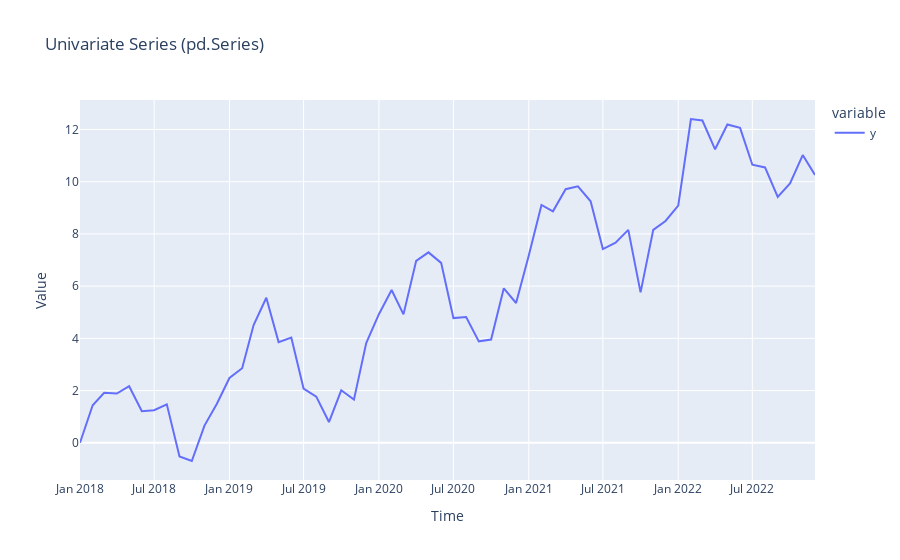

Source (notebook cell):
### Code cell
fig = px.line(y.to_timestamp(), title="Univariate Series (pd.Series)")
fig.update_layout(xaxis_title="Time", yaxis_title="Value")
fig.show()
